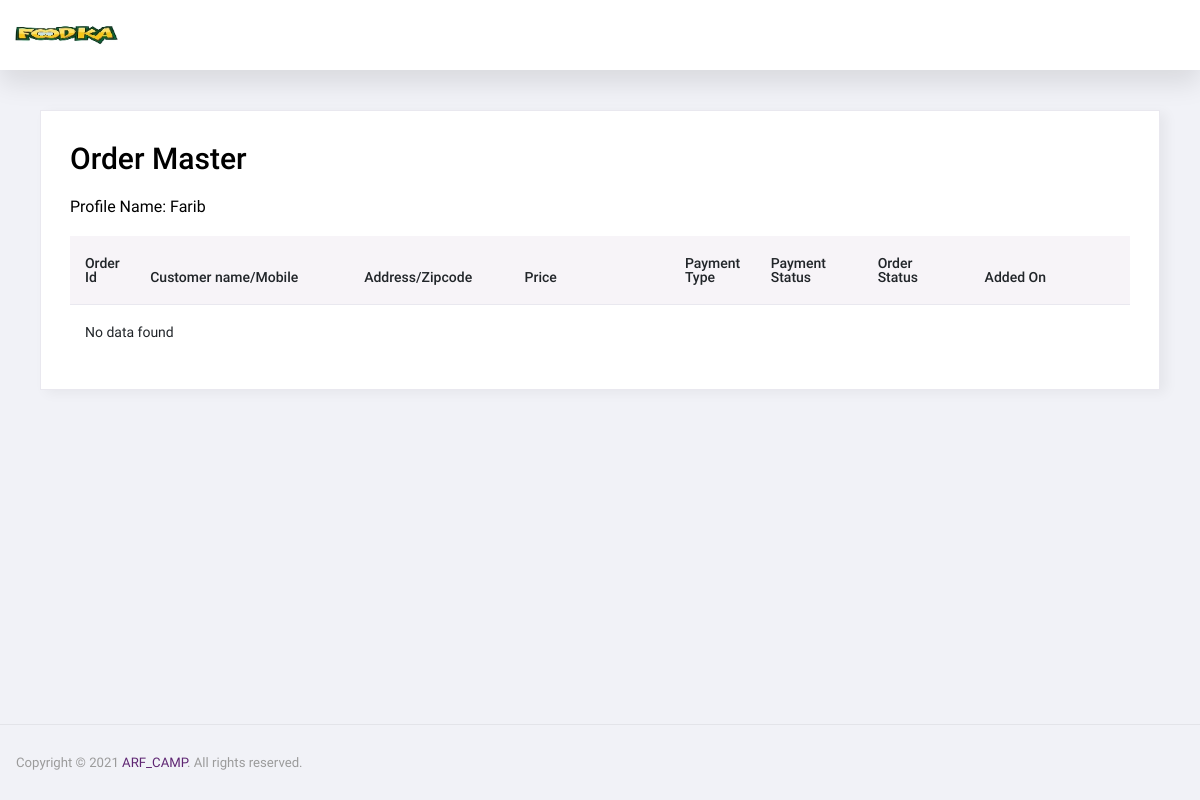
The app's page /delivery_boy/index.php (signed in), older data.
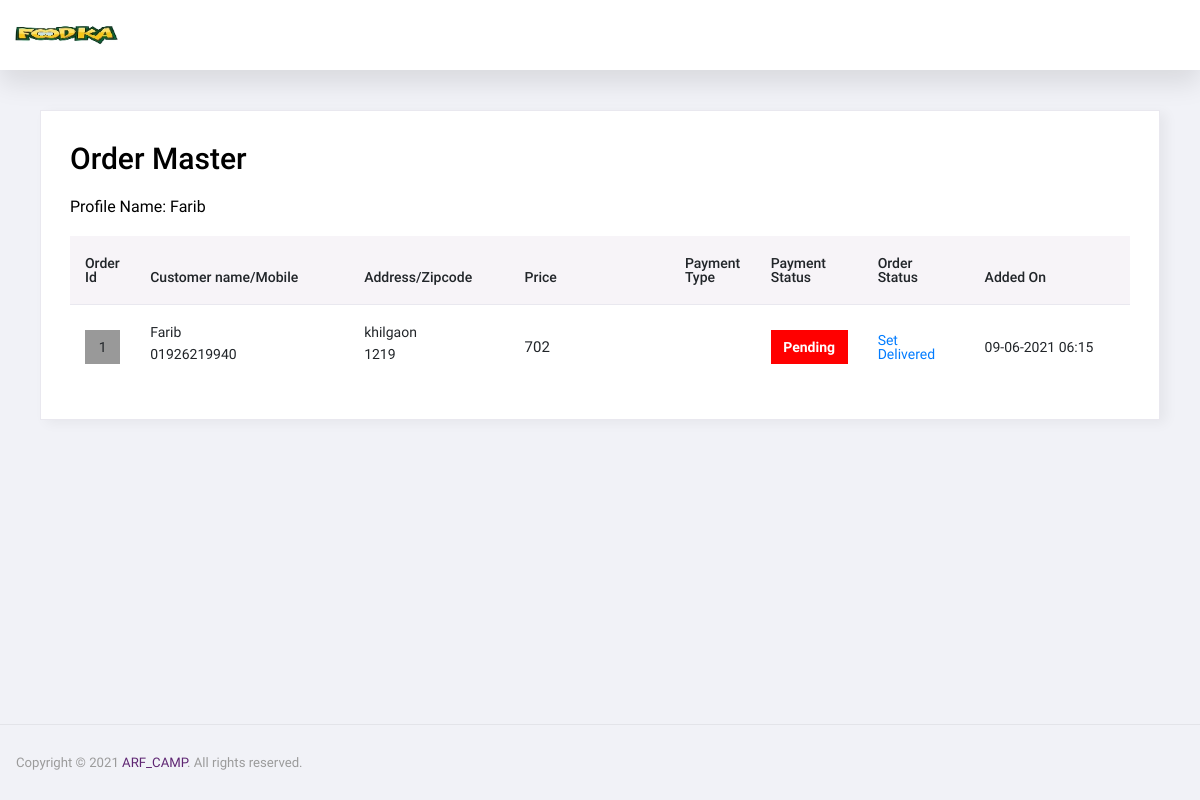
The same page, newer data.
### tables this page shows
CREATE TABLE `order_master` (
  `id` int(11) NOT NULL,
  `user_id` int(11) NOT NULL,
  `name` varchar(50) NOT NULL,
  `email` varchar(50) NOT NULL,
  `mobile` varchar(50) NOT NULL,
  `address` text NOT NULL,
  `total_price` float NOT NULL,
  `coupon_code` varchar(20) NOT NULL,
  `final_price` float NOT NULL,
  `zipcode` varchar(10) NOT NULL,
  `delivery_boy_id` int(11) NOT NULL,
  `payment_status` varchar(20) NOT NULL,
  `payment_type` varchar(10) NOT NULL,
  `payment_id` varchar(100) NOT NULL,
  `order_status` int(11) NOT NULL,
  `added_on` datetime NOT NULL,
  `delivered_on` datetime NOT NULL
);

### delivery_boy/index.php (the view, shortened to what this page needs)
<?php
include('../database.inc.php');
$sql="select order_master.*,order_status.order_status as order_status_str from order_master,order_status where order_master.order_status=order_status.id and order_master.delivery_boy_id='".$_SESSION['DELIVERY_BOY_ID']."' and order_master.order_status!=4 order by order_master.id desc";
$res=mysqli_query($con,$sql);
?>
<!DOCTYPE html>
<html lang="en">
   <head>
      <link rel="stylesheet" href="../admin/assets/css/dataTables.bootstrap4.css">
      <link rel="stylesheet" href="../admin/assets/css/style.css">
   </head>
   <body class="sidebar-light">
      <div class="container-scroller">
         <nav class="navbar col-lg-12 col-12 p-0 fixed-top d-flex flex-row">
            <div class="navbar-menu-wrapper d-flex align-items-stretch justify-content-between">
               <div class="text-center navbar-brand-wrapper d-flex align-items-center justify-content-center">
                  <a class="navbar-brand brand-logo" href="index.php">
                    <img src="../admin/assets/images/foodka200_90.jpg" alt="FoodKa logo">
                  </a>
               </div>
            </div>
         </nav>
         <div class="container-fluid page-body-wrapper">
            <div class="main-panel" style="width:100%;">
               <div class="content-wrapper">
                  <div class="card">
                     <div class="card-body">
                        <h1 class="grid_title">Order Master</h1>
                          <h7 class="grid_title">Profile Name:<?php echo $_SESSION['DELIVERY_BOY_USER'] ?></h7>
                        <div class="row grid_box">
                           <div class="col-12">
                              <div class="table-responsive">
                                 <table id="order-listing" class="table">
                                    <thead>
                                       <tr>
                                          <th width="5%">Order Id</th>
                                          <th width="20%">Customer name/Mobile</th>
                                          <th width="15%">Address/Zipcode</th>
                                          <th width="15%">Price</th>
										            <th width="5%">Payment Type</th>
                                          <th width="10%">Payment Status</th>
                                          <th width="10%">Order Status</th>
                                          <th width="15%">Added On</th>
                                       </tr>
                                    </thead>
                                    <tbody>
									   <?php if(mysqli_num_rows($res)>0){
										while($row=mysqli_fetch_assoc($res)){
										?>
                                       <tr>
                                          <td>
                                             <div class="div_order_id">
                                                <?php echo $row['id']?>
                                             </div>
                                          </td>
                                          <td>
                                            <p><?php echo $row['name']?></p>
											<p><?php echo $row['mobile']?></p>
                                          <td>
                                            <p><?php echo $row['address']?></p>
											<p><?php echo $row['zipcode']?></p>
                                          </td>
                         <td style="font-size:15px;"><?php echo $row['total_price']?><br/>
                     </td>
										<td><?php echo $row['payment_type']?></td>
                                          <td>
											<div class="payment_status payment_status_<?php echo $row['payment_status']?>"><?php echo ucfirst($row['payment_status'])?></div>
										</td>
                                          <td><a href="?set_order_id=<?php echo $row['id']?>">Set Delivered</a></td>
											<td>
											<?php
											$dateStr=strtotime($row['added_on']);
											echo date('d-m-Y h:s',$dateStr);
											?>
											</td>
                                       </tr>
                                       <?php
										} } else { ?>
										<tr>
											<td colspan="6">No data found</td>
										</tr>
										<?php } ?>
                                    </tbody>
                                 </table>
                              </div>
                           </div>
                        </div>
                     </div>
                  </div>
               </div>
               <footer class="footer">
                  <div class="d-sm-flex justify-content-center justify-content-sm-between">
            <span class="text-muted text-center text-sm-left d-block d-sm-inline-block">Copyright © <?php echo date('Y') ?><a href="https://arf-camp.github.io/portfolio/" target="_blank"> ARF_CAMP</a>. All rights reserved.</span>
          </div>
               </footer>
            </div>
         </div>
      </div>
   </body>
</html>

Row changes from the older to the newer data that the page shows:
now on this page (row edited): order_master: id "1", name "Farib", mobile "01926219940", address "khilgaon", zipcode "1219", total_price "702", payment_status "Pending", added_on "09-06-2021 06:15"
Text that changed along with them:
text no longer shown: "No data found"
